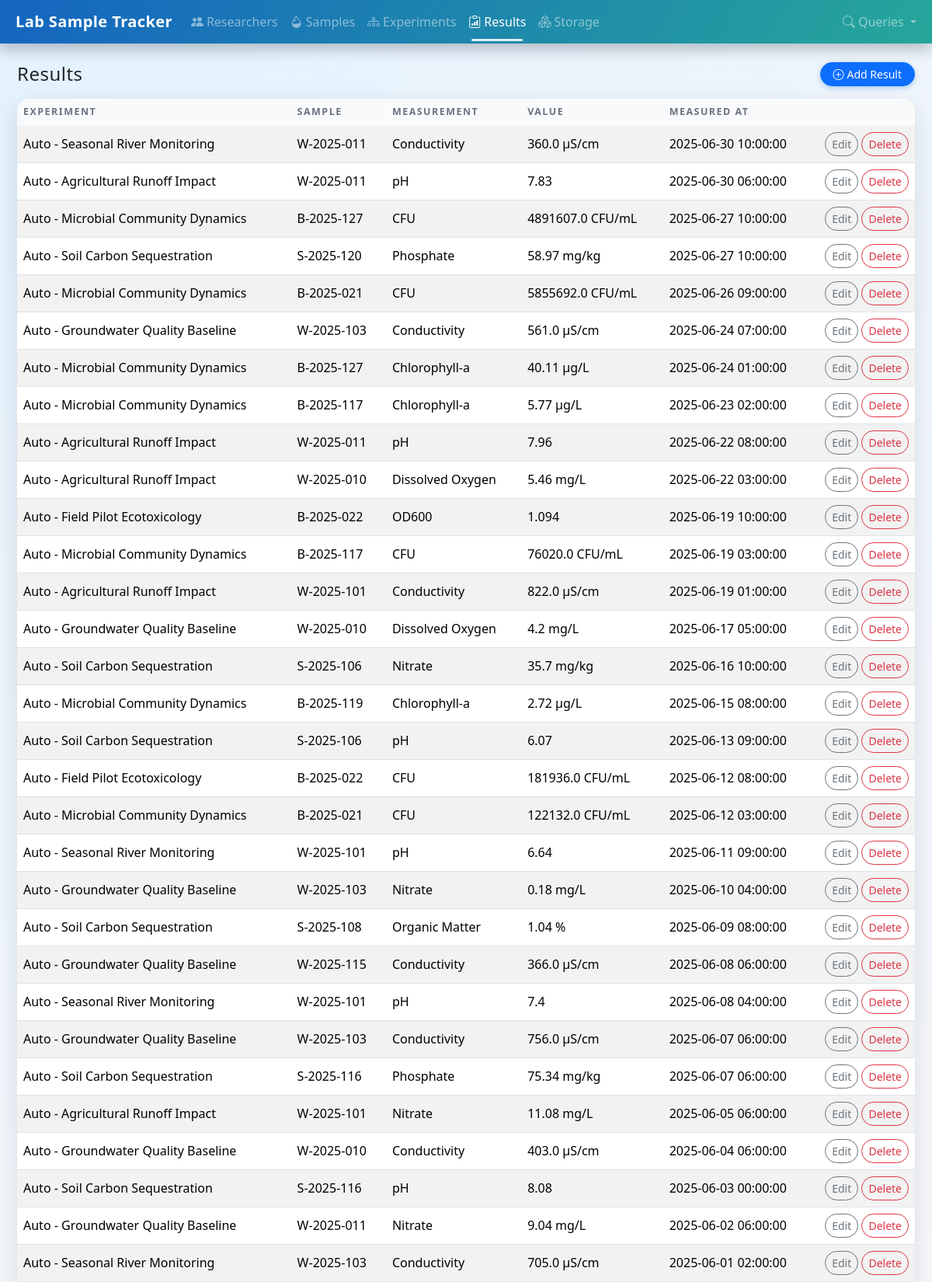
The app's page /results (upper part) with its own data.
### tables this page shows
CREATE TABLE result (
            id                  INTEGER PRIMARY KEY AUTOINCREMENT,
            experiment_id       INTEGER NOT NULL,
            sample_id           INTEGER NOT NULL,
            measurement_type    TEXT NOT NULL,
            value               REAL NOT NULL,
            unit                TEXT NOT NULL,
            measured_at         TEXT NOT NULL,
            notes               TEXT,
            FOREIGN KEY (experiment_id) REFERENCES experiment(id) ON DELETE RESTRICT,
            FOREIGN KEY (sample_id) REFERENCES sample(id) ON DELETE RESTRICT
        );

CREATE TABLE experiment (
            id              INTEGER PRIMARY KEY AUTOINCREMENT,
            title           TEXT NOT NULL,
            description     TEXT,
            start_date      TEXT NOT NULL,
            end_date        TEXT,
            status          TEXT NOT NULL,
            researcher_id   INTEGER NOT NULL,
            FOREIGN KEY (researcher_id) REFERENCES researcher(id) ON DELETE RESTRICT
        );

CREATE TABLE sample (
            id                  INTEGER PRIMARY KEY AUTOINCREMENT,
            sample_code         TEXT NOT NULL UNIQUE,
            sample_type         TEXT NOT NULL,
            description         TEXT,
            collected_date      TEXT NOT NULL,
            volume_ml           REAL,
            status              TEXT NOT NULL,
            researcher_id       INTEGER NOT NULL,
            storage_location_id INTEGER NOT NULL, created_at TEXT,
            FOREIGN KEY (researcher_id) REFERENCES researcher(id) ON DELETE RESTRICT,
            FOREIGN KEY (storage_location_id) REFERENCES storage_location(id) ON DELETE RESTRICT
        );

### app.py (the view)
@app.route("/results")
def list_results():
    conn = get_connection()
    cur = conn.cursor()
    cur.execute(
        """
        SELECT res.*, e.title AS experiment_title, s.sample_code
        FROM result res
        JOIN experiment e ON res.experiment_id = e.id
        JOIN sample s ON res.sample_id = s.id
        ORDER BY res.measured_at DESC;
        """
    )
    results = cur.fetchall()
    conn.close()
    return render_template("results/list.html", results=results)

### app.py (called while the page is built)
@app.context_processor
def inject_now() -> Dict[str, Any]:
    return {"now": datetime.now()}

### db.py (called while the page is built)
def get_connection():
    conn = sqlite3.connect(DB_PATH)
    conn.row_factory = sqlite3.Row
    conn.execute("PRAGMA foreign_keys = ON;")
    return conn

### templates/results/list.html
{% extends "base.html" %}
{% block content %}
<div class="d-flex justify-content-between align-items-center mb-3">
  <h2 class="h4 mb-0">Results</h2>
  <a href="{{ url_for('create_result') }}" class="btn btn-primary btn-sm">
    <i class="bi bi-plus-circle me-1"></i>Add Result
  </a>
</div>
<table class="table table-striped table-hover align-middle table-modern">
  <thead class="table-light">
    <tr>
      <th>Experiment</th>
      <th>Sample</th>
      <th>Measurement</th>
      <th>Value</th>
      <th>Measured At</th>
      <th style="width: 130px;"></th>
    </tr>
  </thead>
  <tbody>
    {% for r in results %}
      <tr>
        <td>{{ r.experiment_title }}</td>
        <td>{{ r.sample_code }}</td>
        <td>{{ r.measurement_type }}</td>
        <td>{{ r.value }} {{ r.unit }}</td>
        <td>{{ r.measured_at }}</td>
        <td class="text-end">
          <a href="{{ url_for('edit_result', result_id=r.id) }}" class="btn btn-sm btn-outline-secondary">Edit</a>
          <form method="post" action="{{ url_for('delete_result', result_id=r.id) }}" class="d-inline"
                onsubmit="return confirm('Delete this result? This cannot be undone.');">
            <button type="submit" class="btn btn-sm btn-outline-danger">Delete</button>
          </form>
        </td>
      </tr>
    {% else %}
      <tr>
        <td colspan="6" class="text-center text-muted py-3">No results found.</td>
      </tr>
    {% endfor %}
  </tbody>
</table>
{% endblock %}

### static/style.css (style rules this page uses)
body { font-family: system-ui, -apple-system, BlinkMacSystemFont, "Segoe UI", sans-serif; background: radial-gradient(circle at top left, #e3f2fd 0, #f5f7fb 45%, #fdfdfd 100%); min-height: 100vh; }
h1, h2, h3, .navbar-brand { letter-spacing: 0.02em; }
.table-modern { background-color: #ffffff; border-radius: 1rem; overflow: hidden; box-shadow: 0 10px 30px rgba(15, 23, 42, 0.12); }
.table-modern thead th { border-bottom-width: 0; font-size: 0.78rem; text-transform: uppercase; letter-spacing: 0.12em; color: #6b7280; background: #f9fafb; }
.table-modern tbody tr:nth-of-type(odd) { background-color: #fcfcff; }
.table-modern td, .table-modern th { vertical-align: middle; }
.btn-primary { border-radius: 999px; padding-inline: 1rem; box-shadow: 0 2px 6px rgba(25, 118, 210, 0.35); transition: transform 0.1s ease, box-shadow 0.1s ease; }
.btn-outline-secondary, .btn-outline-danger { border-radius: 999px; }

### records on screen
result: experiment_title "Auto - Seasonal River Monitoring", sample_code "W-2025-011", measurement_type "Conductivity", value "360.0", unit "µS/cm", measured_at "2025-06-30 10:00:00"
result: experiment_title "Auto - Agricultural Runoff Impact", sample_code "W-2025-011", measurement_type "pH", value "7.83", measured_at "2025-06-30 06:00:00"
result: experiment_title "Auto - Microbial Community Dynamics", sample_code "B-2025-127", measurement_type "CFU", value "4891607.0", unit "CFU/mL", measured_at "2025-06-27 10:00:00"
result: experiment_title "Auto - Soil Carbon Sequestration", sample_code "S-2025-120", measurement_type "Phosphate", value "58.97", unit "mg/kg", measured_at "2025-06-27 10:00:00"
result: experiment_title "Auto - Microbial Community Dynamics", sample_code "B-2025-021", measurement_type "CFU", value "5855692.0", unit "CFU/mL", measured_at "2025-06-26 09:00:00"
result: experiment_title "Auto - Groundwater Quality Baseline", sample_code "W-2025-103", measurement_type "Conductivity", value "561.0", unit "µS/cm", measured_at "2025-06-24 07:00:00"
result: experiment_title "Auto - Microbial Community Dynamics", sample_code "B-2025-127", measurement_type "Chlorophyll-a", value "40.11", unit "µg/L", measured_at "2025-06-24 01:00:00"
result: experiment_title "Auto - Microbial Community Dynamics", sample_code "B-2025-117", measurement_type "Chlorophyll-a", value "5.77", unit "µg/L", measured_at "2025-06-23 02:00:00"
result: experiment_title "Auto - Agricultural Runoff Impact", sample_code "W-2025-011", measurement_type "pH", value "7.96", measured_at "2025-06-22 08:00:00"
result: experiment_title "Auto - Agricultural Runoff Impact", sample_code "W-2025-010", measurement_type "Dissolved Oxygen", value "5.46", unit "mg/L", measured_at "2025-06-22 03:00:00"
result: experiment_title "Auto - Field Pilot Ecotoxicology", sample_code "B-2025-022", measurement_type "OD600", value "1.094", measured_at "2025-06-19 10:00:00"
result: experiment_title "Auto - Microbial Community Dynamics", sample_code "B-2025-117", measurement_type "CFU", value "76020.0", unit "CFU/mL", measured_at "2025-06-19 03:00:00"
result: experiment_title "Auto - Agricultural Runoff Impact", sample_code "W-2025-101", measurement_type "Conductivity", value "822.0", unit "µS/cm", measured_at "2025-06-19 01:00:00"
result: experiment_title "Auto - Groundwater Quality Baseline", sample_code "W-2025-010", measurement_type "Dissolved Oxygen", value "4.2", unit "mg/L", measured_at "2025-06-17 05:00:00"
result: experiment_title "Auto - Soil Carbon Sequestration", sample_code "S-2025-106", measurement_type "Nitrate", value "35.7", unit "mg/kg", measured_at "2025-06-16 10:00:00"
result: experiment_title "Auto - Microbial Community Dynamics", sample_code "B-2025-119", measurement_type "Chlorophyll-a", value "2.72", unit "µg/L", measured_at "2025-06-15 08:00:00"
result: experiment_title "Auto - Soil Carbon Sequestration", sample_code "S-2025-106", measurement_type "pH", value "6.07", measured_at "2025-06-13 09:00:00"
result: experiment_title "Auto - Field Pilot Ecotoxicology", sample_code "B-2025-022", measurement_type "CFU", value "181936.0", unit "CFU/mL", measured_at "2025-06-12 08:00:00"
result: experiment_title "Auto - Microbial Community Dynamics", sample_code "B-2025-021", measurement_type "CFU", value "122132.0", unit "CFU/mL", measured_at "2025-06-12 03:00:00"
result: experiment_title "Auto - Seasonal River Monitoring", sample_code "W-2025-101", measurement_type "pH", value "6.64", measured_at "2025-06-11 09:00:00"
result: experiment_title "Auto - Groundwater Quality Baseline", sample_code "W-2025-103", measurement_type "Nitrate", value "0.18", unit "mg/L", measured_at "2025-06-10 04:00:00"
result: experiment_title "Auto - Soil Carbon Sequestration", sample_code "S-2025-108", measurement_type "Organic Matter", value "1.04", unit "%", measured_at "2025-06-09 08:00:00"
result: experiment_title "Auto - Groundwater Quality Baseline", sample_code "W-2025-115", measurement_type "Conductivity", value "366.0", unit "µS/cm", measured_at "2025-06-08 06:00:00"
result: experiment_title "Auto - Seasonal River Monitoring", sample_code "W-2025-101", measurement_type "pH", value "7.4", measured_at "2025-06-08 04:00:00"
result: experiment_title "Auto - Groundwater Quality Baseline", sample_code "W-2025-103", measurement_type "Conductivity", value "756.0", unit "µS/cm", measured_at "2025-06-07 06:00:00"
result: experiment_title "Auto - Soil Carbon Sequestration", sample_code "S-2025-116", measurement_type "Phosphate", value "75.34", unit "mg/kg", measured_at "2025-06-07 06:00:00"
result: experiment_title "Auto - Agricultural Runoff Impact", sample_code "W-2025-101", measurement_type "Nitrate", value "11.08", unit "mg/L", measured_at "2025-06-05 06:00:00"
result: experiment_title "Auto - Groundwater Quality Baseline", sample_code "W-2025-010", measurement_type "Conductivity", value "403.0", unit "µS/cm", measured_at "2025-06-04 06:00:00"
result: experiment_title "Auto - Soil Carbon Sequestration", sample_code "S-2025-116", measurement_type "pH", value "8.08", measured_at "2025-06-03 00:00:00"
result: experiment_title "Auto - Groundwater Quality Baseline", sample_code "W-2025-011", measurement_type "Nitrate", value "9.04", unit "mg/L", measured_at "2025-06-02 06:00:00"
result: experiment_title "Auto - Seasonal River Monitoring", sample_code "W-2025-103", measurement_type "Conductivity", value "705.0", unit "µS/cm", measured_at "2025-06-01 02:00:00"
